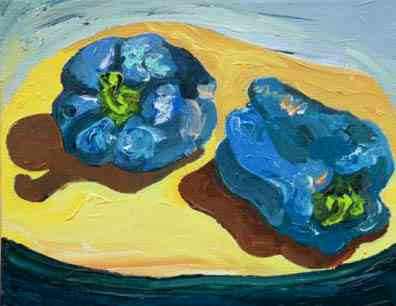
#> input picture reference_image.jpg, 396 x 306 px
$ python color.py   (older library calls are emulated)
#> lines starting #> are read from the running program, lines starting #| are printed output that depends on the picture
import binascii
import struct
from PIL import Image
from scipy import cluster
import numpy as np
import scipy
import scipy.misc
import scipy.cluster
import colorsys

NUM_CLUSTERS = 5

class ArtCritic():
    def __init__(self, img):
        self.img = img # = Image.open("reference_image.jpg")
#> self.img is the input picture: PIL image 396x306 RGB; mean R, G, B 113.6, 134.8, 114.1
        self.img = img.resize((100, 100))
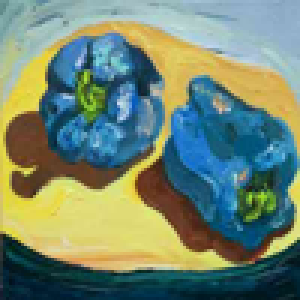
#> self.img: PIL image 100x100 RGB (shown 3 times larger); mean R, G, B 113.6, 134.8, 114.1

    def findColor(self):
        img_arr = np.asarray(self.img)
        shape = img_arr.shape
#> shape = (100, 100, 3)
#> (the run stopped early here; a loop or call above may not have finished)

$ run again, with 20191012_115606.jpg copied over reference_image.jpg
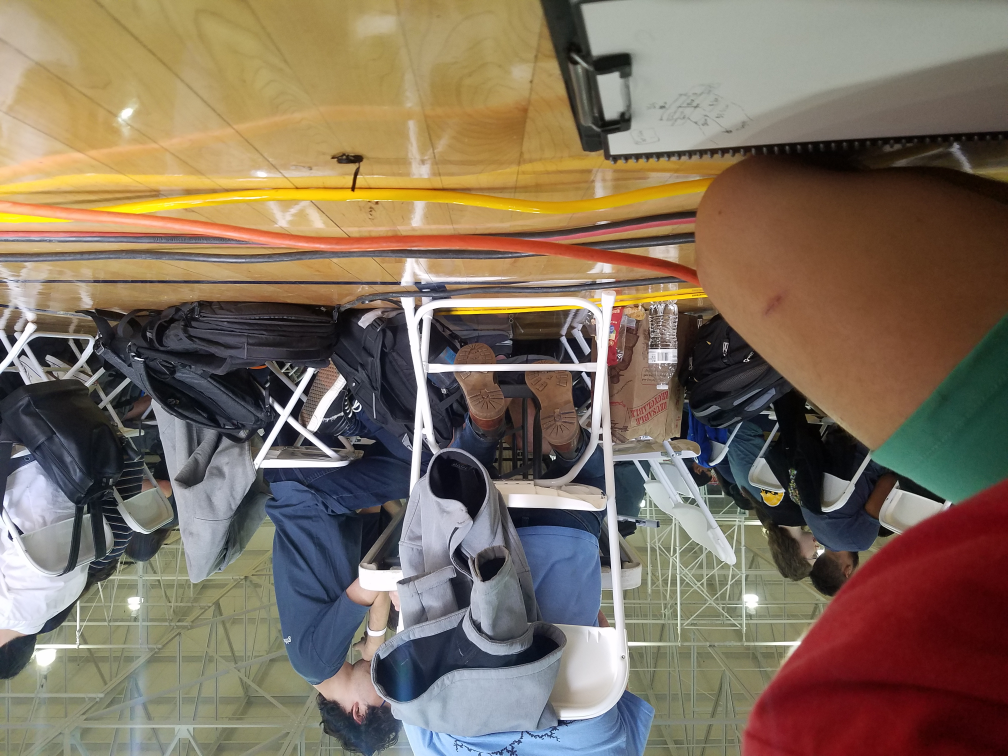
#> input picture 20191012_115606.jpg, 4032 x 3024 px (shown at 1/4 size)
#> in __init__, self.img is the input picture: PIL image 4032x3024 RGB; mean R, G, B 126.9, 111.5, 94.7
#> in __init__, `self.img = img.resize((100, 100))`:
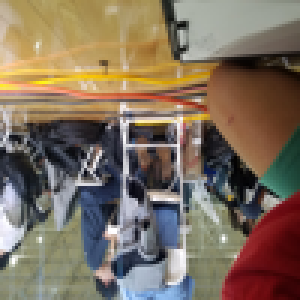
#> self.img: PIL image 100x100 RGB (shown 3 times larger); mean R, G, B 126.9, 111.5, 94.7

$ run again, with 20191012_115613.jpg copied over reference_image.jpg
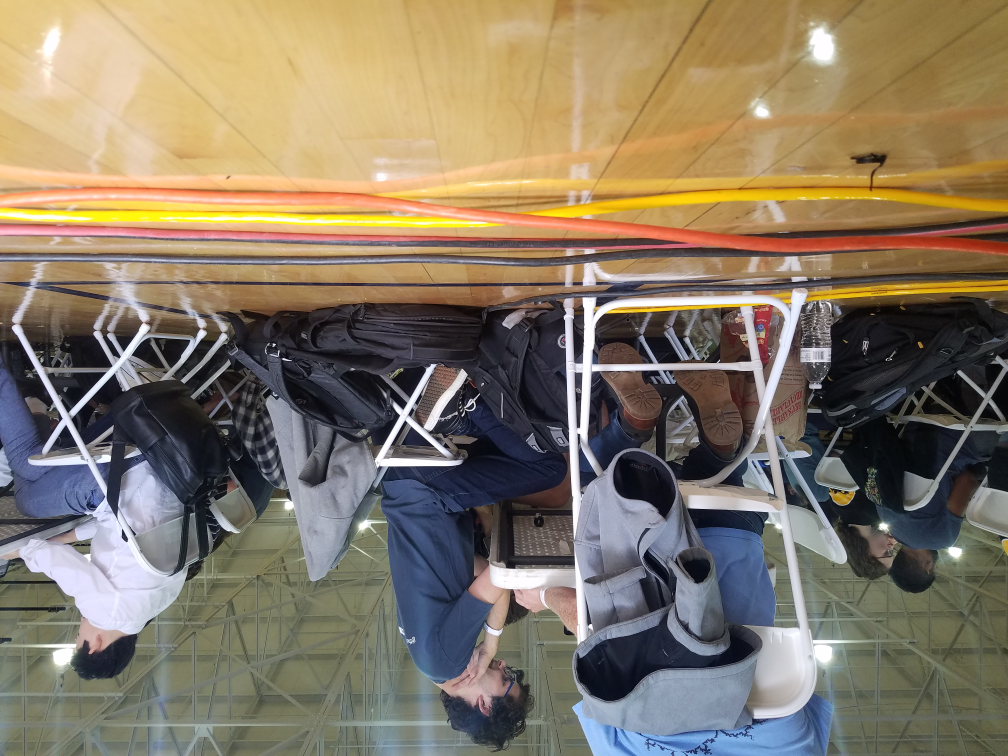
#> input picture 20191012_115613.jpg, 4032 x 3024 px (shown at 1/4 size)
#> in __init__, self.img is the input picture: PIL image 4032x3024 RGB; mean R, G, B 134.1, 121.5, 102.1
#> in __init__, `self.img = img.resize((100, 100))`:
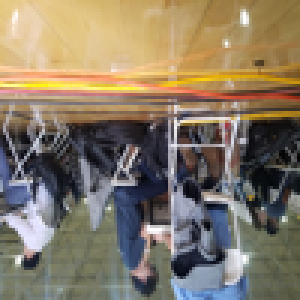
#> self.img: PIL image 100x100 RGB (shown 3 times larger); mean R, G, B 134, 121.5, 102
